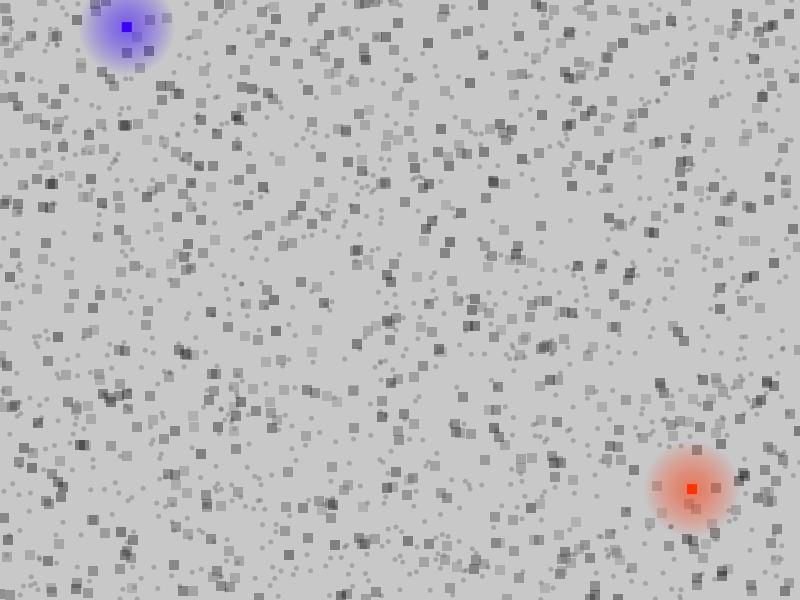
Frame 1 (no input)
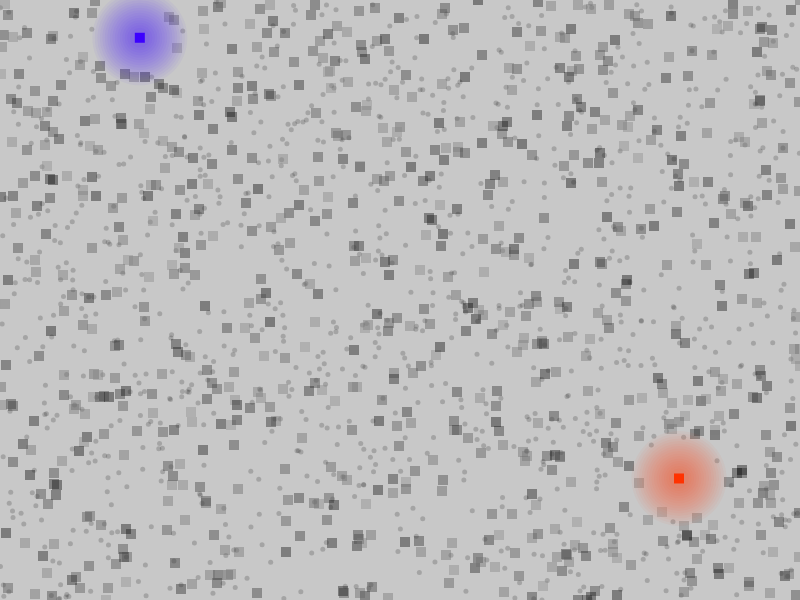
Frame 60 (no input)
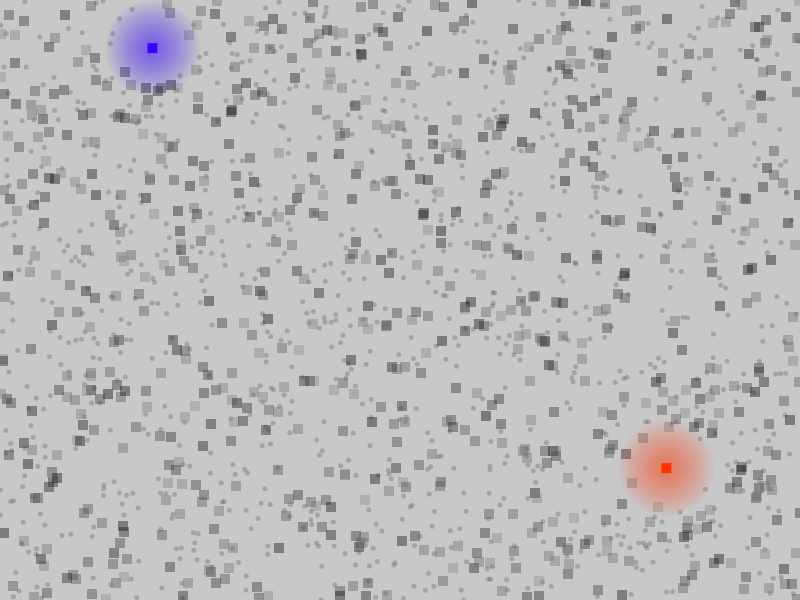
Frame 120 (the mouse pressed at the canvas centre since frame 60)

The p5.js sketch that drew these frames (run headless with seeded random() and noise() and a simulated clock; from frame 60 on, the mouse is pressed at the canvas centre):

// p5.js sketch
// ── sketch.js
let bgDots = [], mainDots = [], thunderBG, thunderRain;

function setup() {
  createCanvas(800, 600);
  frameRate(60);

  // create random "dots"
  for (let i = 0; i < 800; i++) {
    bgDots.push(new BGDot({}))
  }
  // create random "dots"
  // red dot at lower right eighth (quarter of quarter, not sure if its called that but I digress)
  mainDots.push(new MainDot(random(width / 4) + 3 * width / 4, random(height / 4) + 3 * height / 4, color(255, 50, 0)))
  // blue dot at upper left eighth 
  mainDots.push(new MainDot(random(width / 4), random(height / 4), color(60, 0, 255)))

  thunderBG = new ThunderBackground(150, prob = 0.02);
  thunderRain = new ThunderRain(1000, 100);
}

// get the sign of a number
function sign(x) {
  if (x == 0) { 
    return x
  }
  return x / Math.abs(x)
}

function draw() {
  thunderBG.draw();
  thunderRain.draw();

  mainDots.forEach((mainDot) => {
    bgDots.forEach((bgDot) => {
      // https://p5js.org/reference/p5/dist/
      let distance = dist(bgDot.x, bgDot.y, mainDot.x, mainDot.y);
      if (distance < 40) {
        bgDot.x += int((bgDot.x - mainDot.x) / (distance ** 2) * 40)
        bgDot.y += int((bgDot.y - mainDot.y) / (distance ** 2) * 40)
      }

      // // mouse push bg dots (potentially useful?)
      // let distance_2 = dist(bgDot.x, bgDot.y, mouseX, mouseY);
      // if (distance_2 < 40) {
      //   bgDot.x += int((bgDot.x - mouseX) / (distance_2 ** 2) * 40)
      //   bgDot.y += int((bgDot.y - mouseY) / (distance_2 ** 2) * 40)
      // }
    })
  })

  if (dist(mainDots[0].x, mainDots[0].y, mainDots[1].x, mainDots[1].y) >= 10){
    mainDots[0].x = lerp(mainDots[0].x, mainDots[1].x, 0.0004)
    mainDots[0].y = lerp(mainDots[0].y, mainDots[1].y, 0.0004)
  
    mainDots[1].x = lerp(mainDots[1].x, mainDots[0].x, 0.0004)
    mainDots[1].y = lerp(mainDots[1].y, mainDots[0].y, 0.0004)
  }

  bgDots.forEach((bgDot) => {
    bgDot.draw();
  })

  mainDots.forEach((dot) => {
    dot.draw();
  })
}

class Dot {
  constructor({ x = int(random(width)), y = int(random(height)) }) {
    this.x = x
    this.y = y
    this.color = int(random(255))
  }

  draw() {
    push()
    translate(this.x, this.y)
    noStroke()
    fill(this.color)
    rect(-5, -5, 10, 10)
    pop()
  }
}

// background dot. doesn't follow a set path
class BGDot extends Dot {
  constructor() {
    super({})
    this.color = color(int(random(140)), 100)
    this.base_offset = random(1000)
  }

  draw() {
    // use noise to simulate random, small local movements
    this.x += int(map(noise(this.x + this.base_offset, Date.now() / 10 + this.base_offset), 0.3, 0.7, -1, 1.25))
    this.y += int(map(noise(this.y, Date.now() / 10 + this.base_offset + 20), 0.3, 0.7, -1, 1.25))
    if (this.x > width) {
      this.x %= width
    } else if (this.x < 0) {
      this.x += width
    }
    if (this.y > height) {
      this.y %= height
    } else if (this.y < 0) {
      this.y += height
    }
    super.draw()
  }
}

// background dot. doesn't follow a set path
class MainDot extends Dot {
  constructor(x, y, color) {
    super({})
    this.x = x
    this.y = y
    this.color = color
    this.base_offset = random(1000)
  }

  draw() {
    // this.x += int(map(noise(this.x + this.base_offset, Date.now()/10 + this.base_offset), 0.3, 0.7, -1, 1))
    // this.y += int(map(noise(this.y, Date.now()/10 + this.base_offset + 20), 0.3, 0.7, -1, 1))
    if (this.x > width) {
      this.x %= width
    } else if (this.x < 0) {
      this.x += width
    }
    if (this.y > height) {
      this.y %= height
    } else if (this.y < 0) {
      this.y += height
    }

    // draw the glow
    this.color.setAlpha(10)
    push()
    translate(this.x, this.y)
    noStroke()
    // https://p5js.org/reference/p5.Color/setAlpha/
    fill(this.color)
    for (let radius = 20; radius < 100; radius += 5) {
      circle(0, 0, radius)
    }
    pop()
    this.color.setAlpha(255)
    super.draw()
  }
}

class ThunderBackground{
  constructor(duration, prob) {
    this.duration = duration; // duration in millis
    this.prob = prob;
    this.timer = Date.now();
  }

  draw() {
    if (this.timer > Date.now()) {
      background(255);
    } else {
      background(200);
      if (random() < this.prob) {
        this.timer = Date.now() + this.duration;
      }
    }
  }
}

class ThunderRain{
  constructor(amount, refresh_period) {
    this.amount = amount; // number of particles
    this.dots = []
    for (let i = 0; i < this.amount; i++) {
      this.dots.push(new _ThunderRainDot(int(refresh_period + random(100)))) // 0 to 100 millis differenct in refresh period
    }
  }

  draw() {
    for (let i = 0; i < this.amount; i++) {
      this.dots[i].draw()
    }
  }
}

class _ThunderRainDot {
  constructor(refresh_period) {
    this.timer = Date.now() - random(1500); // 0 to 1500 millis difference in the 'phase' of a rain dot
    this.refresh_period = refresh_period;
    this.x = random(width)
    this.y = random(height)
  }

  draw(){
    if (this.timer < Date.now()) {
      do {
        this.x = random(width)
        this.y = random(height)
      } while(dist(this.x, this.y, mainDots[0].x, mainDots[0].y) < 40 || dist(this.x, this.y, mainDots[1].x, mainDots[1].y) < 40)
      this.timer += this.refresh_period
    } 


    push()
    translate(this.x, this.y)
    noStroke()
    fill(20, 50)
    circle(0, 0, 5)
    pop()
  }
}

// Source - https://stackoverflow.com/a/42906936
// Modified to work with 2d arrays
function add2DArray(a, b) {
  return a.map((row, j) => {
    return row.map((elem, i) => {
      return elem + b[j][i]
    })
  });
}
